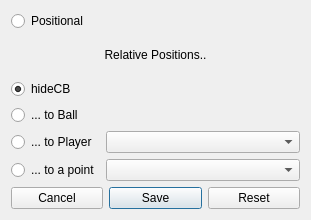
<?xml version="1.0" encoding="UTF-8"?>
<ui version="4.0">
 <class>SpRelativePositionDialog</class>
 <widget class="QDialog" name="SpRelativePositionDialog">
  <property name="windowModality">
   <enum>Qt::ApplicationModal</enum>
  </property>
  <property name="geometry">
   <rect>
    <x>0</x>
    <y>0</y>
    <width>311</width>
    <height>220</height>
   </rect>
  </property>
  <property name="sizePolicy">
   <sizepolicy hsizetype="Maximum" vsizetype="Maximum">
    <horstretch>0</horstretch>
    <verstretch>0</verstretch>
   </sizepolicy>
  </property>
  <property name="maximumSize">
   <size>
    <width>311</width>
    <height>220</height>
   </size>
  </property>
  <property name="windowTitle">
   <string>Dialog</string>
  </property>
  <layout class="QGridLayout" name="gridLayout">
   <item row="3" column="0">
    <widget class="QRadioButton" name="ballRelative">
     <property name="text">
      <string>... to Ball</string>
     </property>
     <attribute name="buttonGroup">
      <string>buttonGroup</string>
     </attribute>
    </widget>
   </item>
   <item row="5" column="1">
    <widget class="QComboBox" name="playerCB"/>
   </item>
   <item row="6" column="0">
    <widget class="QRadioButton" name="pointRelative">
     <property name="sizePolicy">
      <sizepolicy hsizetype="Fixed" vsizetype="Fixed">
       <horstretch>0</horstretch>
       <verstretch>0</verstretch>
      </sizepolicy>
     </property>
     <property name="text">
      <string>... to a point</string>
     </property>
     <attribute name="buttonGroup">
      <string>buttonGroup</string>
     </attribute>
    </widget>
   </item>
   <item row="6" column="1">
    <widget class="QComboBox" name="pointCB"/>
   </item>
   <item row="5" column="0">
    <widget class="QRadioButton" name="playerRelative">
     <property name="sizePolicy">
      <sizepolicy hsizetype="Fixed" vsizetype="Fixed">
       <horstretch>0</horstretch>
       <verstretch>0</verstretch>
      </sizepolicy>
     </property>
     <property name="text">
      <string>... to Player</string>
     </property>
     <attribute name="buttonGroup">
      <string>buttonGroup</string>
     </attribute>
    </widget>
   </item>
   <item row="7" column="0" colspan="2">
    <layout class="QHBoxLayout" name="horizontalLayout">
     <item>
      <widget class="QPushButton" name="cancelButton">
       <property name="text">
        <string>Cancel</string>
       </property>
      </widget>
     </item>
     <item>
      <widget class="QPushButton" name="saveButton">
       <property name="text">
        <string>Save</string>
       </property>
       <property name="default">
        <bool>true</bool>
       </property>
      </widget>
     </item>
     <item>
      <widget class="QPushButton" name="resetButton">
       <property name="text">
        <string>Reset</string>
       </property>
      </widget>
     </item>
    </layout>
   </item>
   <item row="0" column="0">
    <widget class="QRadioButton" name="positionalRB">
     <property name="enabled">
      <bool>true</bool>
     </property>
     <property name="text">
      <string>Positional</string>
     </property>
     <attribute name="buttonGroup">
      <string>buttonGroup</string>
     </attribute>
    </widget>
   </item>
   <item row="1" column="0" colspan="2">
    <widget class="QLabel" name="label">
     <property name="text">
      <string>Relative Positions..</string>
     </property>
     <property name="alignment">
      <set>Qt::AlignCenter</set>
     </property>
    </widget>
   </item>
   <item row="2" column="0">
    <widget class="QRadioButton" name="hideCB">
     <property name="text">
      <string>hideCB</string>
     </property>
     <property name="checked">
      <bool>true</bool>
     </property>
     <attribute name="buttonGroup">
      <string>buttonGroup</string>
     </attribute>
    </widget>
   </item>
  </layout>
 </widget>
 <resources/>
 <connections/>
 <buttongroups>
  <buttongroup name="buttonGroup"/>
 </buttongroups>
</ui>
